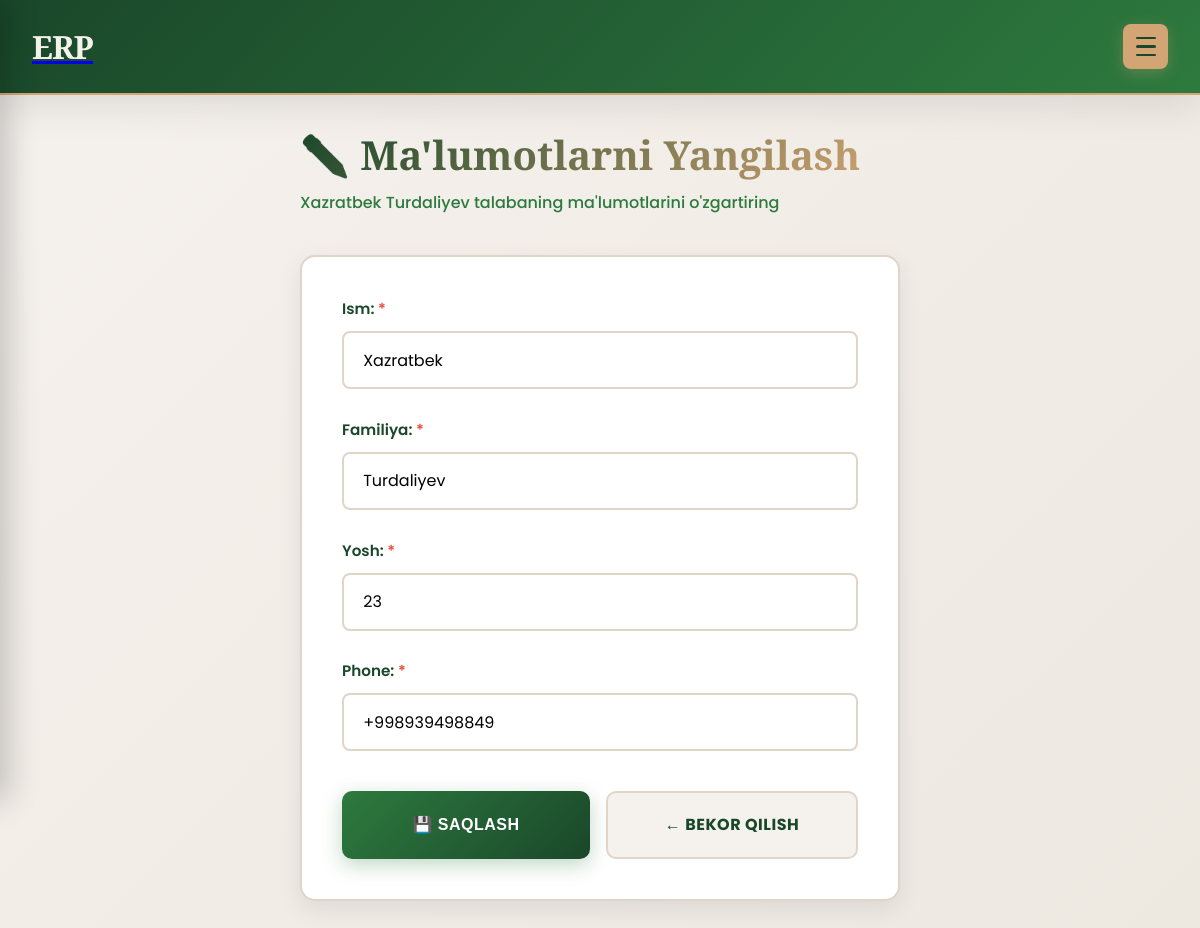
The app's page /student/update/1/ with its own data.
### erp/models.py (models this page shows, shortened)
class Student(models.Model):
    ism = models.CharField(max_length=100,verbose_name="Ism")
    familiya = models.CharField(max_length=100,verbose_name="Familiya",help_text="Familiyani kiriting",error_messages="Iltimos familiyani tog'ri kiriting")
    yosh = models.IntegerField()
    phone = models.CharField(max_length=15)
    class Meta:
        db_table = "student"
        verbose_name = "Student"
        verbose_name_plural = "Studentlar"

### erp/views.py (the view, shortened to what this page needs)
# urls.py: path("student/update/<int:pk>/",StudentUpdateView.as_view(),name="student-update"),
class StudentUpdateView(View):
    def get(self, request, pk):
        student = get_object_or_404(Student, pk=pk)
        form = StudentForm(instance=student)
        return render(request, "student/update.html",context={"form":form,"student":student})

### erp/forms.py
class StudentForm(ModelForm):
    class Meta:
        model = Student
        fields = "__all__"
        widgets = {
            'ism': forms.TextInput(attrs={'class': 'custom-class', 'placeholder': 'Ismni kiriting'},),
            'familiya': forms.TextInput(attrs={'class': 'custom-class', 'placeholder': 'Familiyani kiriting'},)
        }

### templates/student/update.html (shortened to what this page needs)
{% extends "base.html" %}
{% block content %}
<div class="form-container">
    <div class="form-header">
        <h1 class="form-title">✏️ Ma'lumotlarni Yangilash</h1>
        <p class="form-subtitle">{{ student.ism }} {{ student.familiya }} talabaning ma'lumotlarini o'zgartiring</p>
    </div>
    <form action="" method="post" class="form-wrapper">
        {% for field in form %}
            {% if field.name != 'csrf_token' %}
            <div class="form-group {% if field.field.required %}required{% endif %}">
                {{ field.label_tag }}
                {{ field }}
            </div>
            {% endif %}
        {% endfor %}
        <div class="form-actions">
            <button type="submit" class="btn-submit">💾 Saqlash</button>
            <a href="{% url 'student-detail' student.pk %}" class="btn-cancel">← Bekor qilish</a>
        </div>
    </form>
</div>
{% endblock content %}

### templates/base.html (style rules this page uses)
* { margin: 0; padding: 0; box-sizing: border-box; }
:root { --primary: #1a472a; --secondary: #2d7a3e; --accent: #d4a574; --light: #f5f1ed; --dark: #0f1419; --text: #1a1a1a; --border: #e0d5c7; --shadow: 0 10px 40px rgba(0, 0, 0, 0.1); }
body { font-family: 'Poppins', sans-serif; background: linear-gradient(135deg, #f5f1ed 0%, #ede8e0 100%); color: var(--text); overflow-x: hidden; min-height: 100vh; }

### templates/student/update.html (style rules this page uses)
.form-container { max-width: 600px; margin: 0 auto; }
.form-header { margin-bottom: 2.5rem; }
.form-title { font-family: 'Playfair Display', serif; font-size: 2.5rem; font-weight: 900; background: linear-gradient(135deg, var(--primary) 0%, var(--accent) 100%); -webkit-background-clip: text; -webkit-text-fill-color: transparent; background-clip: text; margin-bottom: 0.5rem; }
.form-subtitle { color: var(--secondary); font-weight: 500; }
.form-wrapper { background: white; padding: 2.5rem; border-radius: 15px; border: 2px solid var(--border); box-shadow: 0 8px 24px rgba(0, 0, 0, 0.08); }
.form-group { margin-bottom: 1.8rem; }
.form-group label { display: block; margin-bottom: 0.7rem; font-weight: 600; color: var(--primary); font-size: 0.95rem; }
.form-group input, .form-group textarea, .form-group select { width: 100%; padding: 0.9rem 1.2rem; border: 2px solid var(--border); border-radius: 8px; font-family: 'Poppins', sans-serif; font-size: 1rem; transition: all 0.3s ease; background: white; }
.form-actions { display: flex; gap: 1rem; margin-top: 2.5rem; }
.btn-submit { flex: 1; padding: 1.2rem; background: linear-gradient(135deg, var(--secondary) 0%, var(--primary) 100%); color: white; border: none; border-radius: 10px; font-weight: 700; font-size: 1rem; text-transform: uppercase; letter-spacing: 0.5px; cursor: pointer; transition: all 0.3s cubic-bezier(0.23, 1, 0.320, 1); box-shadow: 0 6px 20px rgba(45, 122, 62, 0.3); }
.btn-cancel { flex: 1; padding: 1.2rem; background: var(--light); color: var(--primary); border: 2px solid var(--border); border-radius: 10px; font-weight: 700; font-size: 1rem; text-transform: uppercase; letter-spacing: 0.5px; cursor: pointer; transition: all 0.3s ease; text-decoration: none; display: flex; align-items: center; justify-content: center; }
.form-group.required label::after { content: ' *'; color: #e74c3c; }

### records on screen
Student: ism "Xazratbek", familiya "Turdaliyev", form "Xazratbek" "Turdaliyev" "23" "+998939498849"

### other values on screen
{{ field.label_tag }} "Ism:" "Familiya:" "Yosh:" "Phone:"
